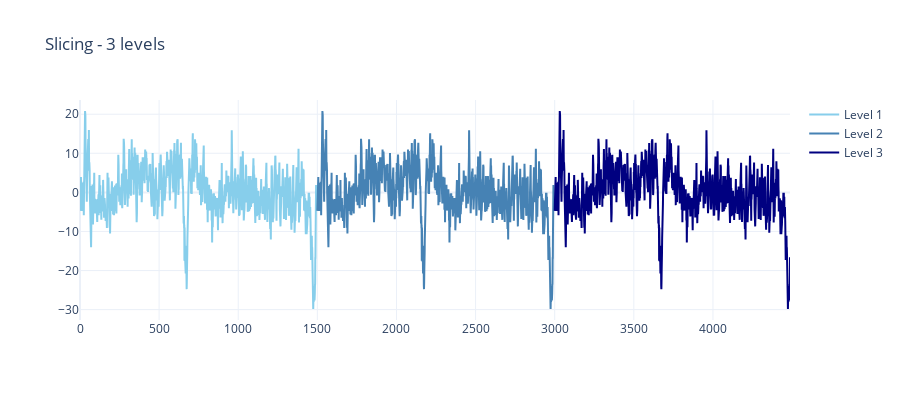

The code cell stored with this chart in its notebook:
### Code cell
plot_slices(concat)

### Figure 1 — Plotly figure (JSON) as saved in the notebook; plotly's stock layout.template omitted (floating-point values rounded to 4 significant figures; data arrays with more than 128 entries replaced by an {"elided": "..."} marker saying what was removed)
{"data": [{"line": {"color": "skyblue", "width": 2}, "mode": "lines", "name": "Level 1", "type": "scatter", "x": {"elided": "1500 int values"}, "xaxis": "x", "y": {"elided": "1500 float values"}, "yaxis": "y"}, {"line": {"color": "steelblue", "width": 2}, "mode": "lines", "name": "Level 2", "type": "scatter", "x": {"elided": "1500 int values"}, "xaxis": "x", "y": {"elided": "1500 float values"}, "yaxis": "y"}, {"line": {"color": "navy", "width": 2}, "mode": "lines", "name": "Level 3", "type": "scatter", "x": {"elided": "1488 int values"}, "xaxis": "x", "y": {"elided": "1488 float values"}, "yaxis": "y"}], "layout": {"height": 400, "title": {"text": "Slicing - 3 levels"}, "xaxis": {"anchor": "y", "domain": [0, 1]}, "yaxis": {"anchor": "x", "domain": [0, 1]}}}
